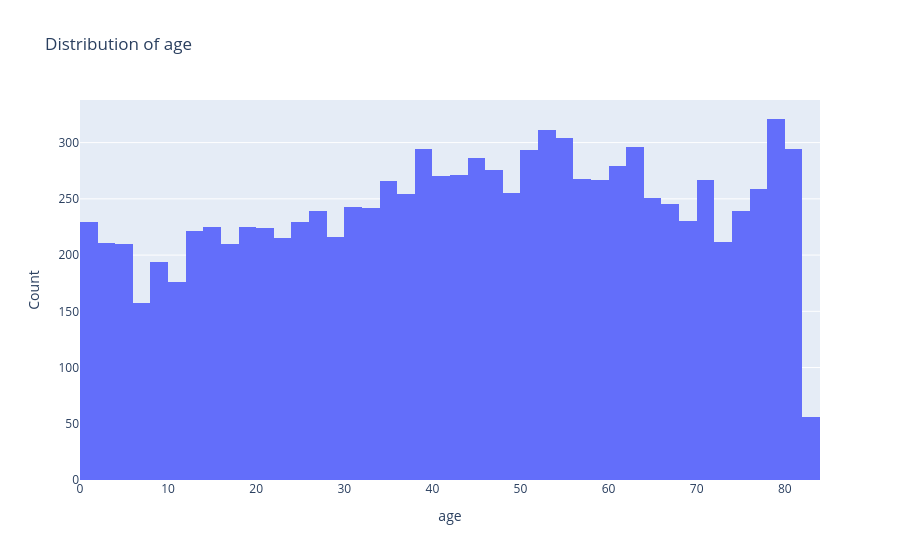
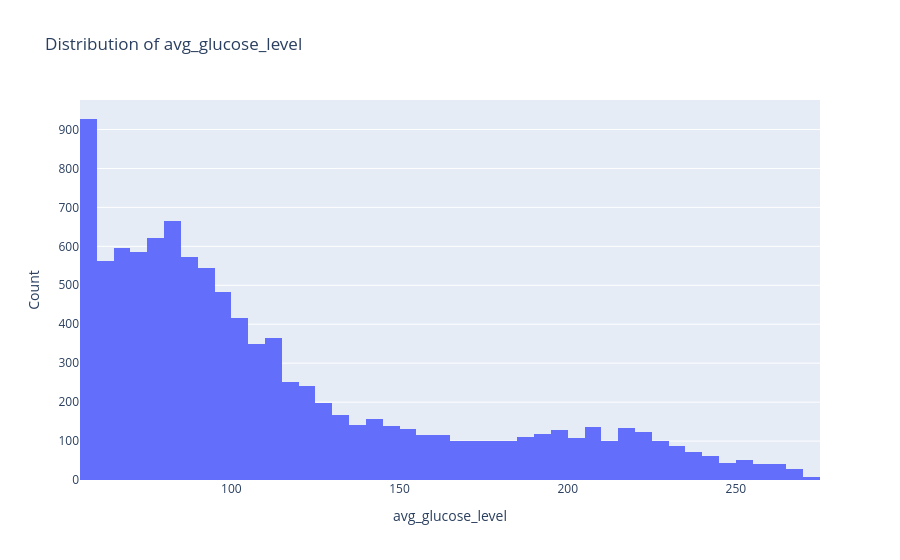
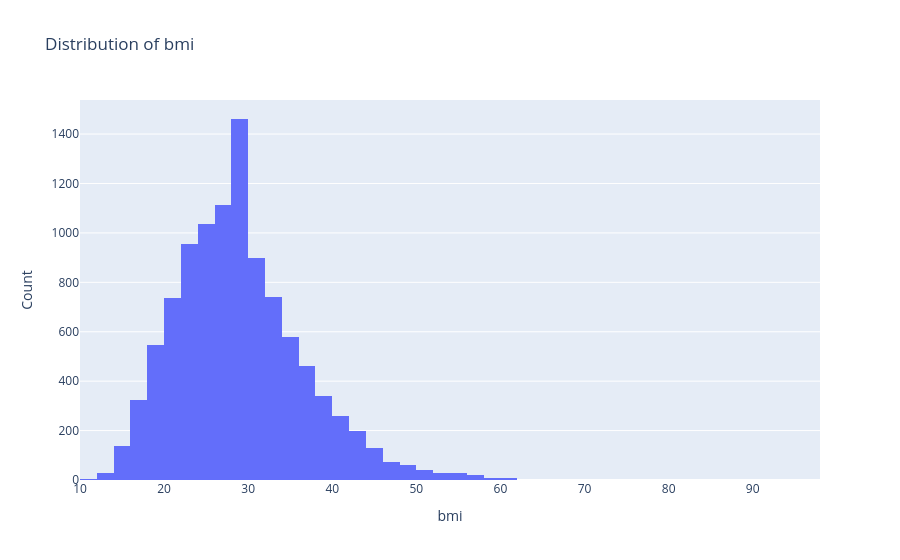

The code cell stored with these charts, in order, in its notebook:
### Markdown cell above
**Univariant Analysis for Numircal Columns**

### Code cell
numerical_cols = ["age", "avg_glucose_level", "bmi"]

for col in numerical_cols:
    fig = go.Figure(data=[go.Histogram(x=df[col], nbinsx=50)])
    fig.update_layout(title=f"Distribution of {col}", xaxis_title=col, yaxis_title="Count")
    fig.show()

### Figure 1 — Plotly figure (JSON) as saved in the notebook; plotly's stock layout.template omitted (floating-point values rounded to 4 significant figures; data arrays with more than 128 entries replaced by an {"elided": "..."} marker saying what was removed)
{"data": [{"nbinsx": 50, "type": "histogram", "x": {"elided": "10230 float values"}}], "layout": {"title": {"text": "Distribution of age"}, "xaxis": {"title": {"text": "age"}}, "yaxis": {"title": {"text": "Count"}}}}

### Figure 2 — Plotly figure (JSON) as saved in the notebook; plotly's stock layout.template omitted (floating-point values rounded to 4 significant figures; data arrays with more than 128 entries replaced by an {"elided": "..."} marker saying what was removed)
{"data": [{"nbinsx": 50, "type": "histogram", "x": {"elided": "10230 float values"}}], "layout": {"title": {"text": "Distribution of avg_glucose_level"}, "xaxis": {"title": {"text": "avg_glucose_level"}}, "yaxis": {"title": {"text": "Count"}}}}

### Figure 3 — Plotly figure (JSON) as saved in the notebook; plotly's stock layout.template omitted (floating-point values rounded to 4 significant figures; data arrays with more than 128 entries replaced by an {"elided": "..."} marker saying what was removed)
{"data": [{"nbinsx": 50, "type": "histogram", "x": {"elided": "10230 float values"}}], "layout": {"title": {"text": "Distribution of bmi"}, "xaxis": {"title": {"text": "bmi"}}, "yaxis": {"title": {"text": "Count"}}}}
